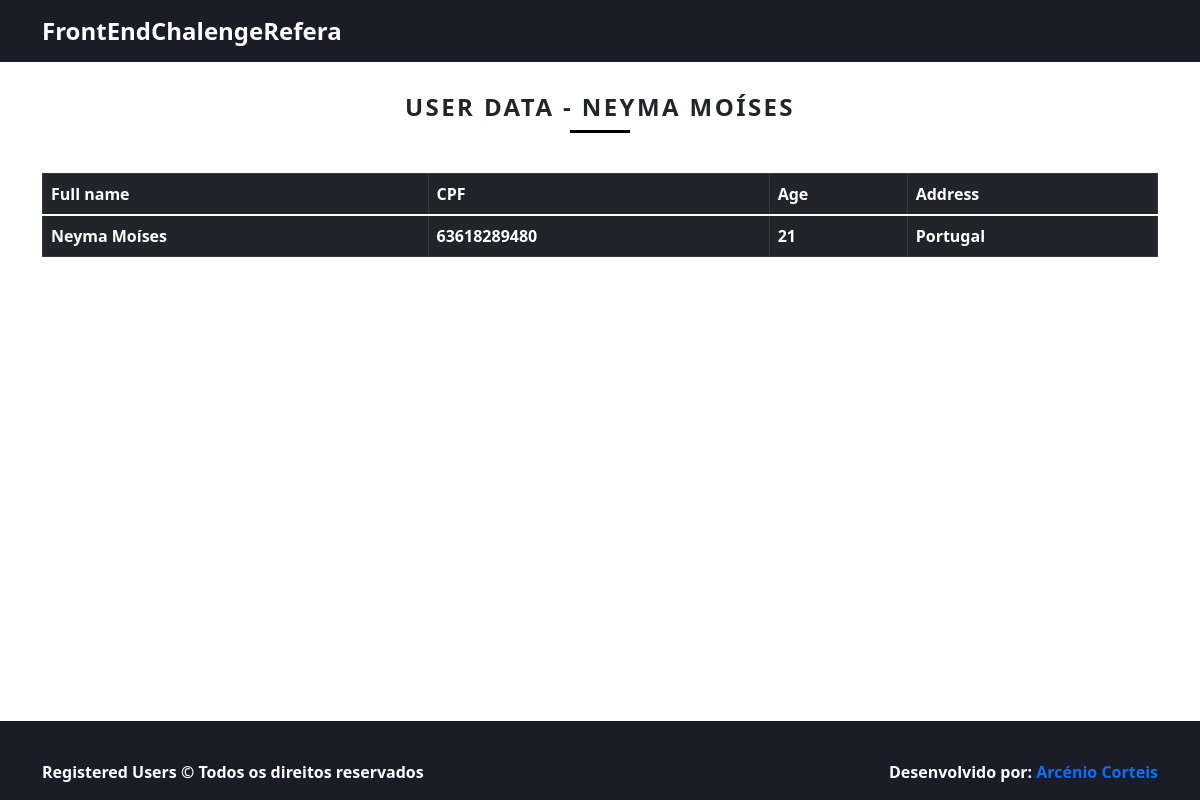
The page /users/2 on the database its author committed.
### userList/models.py (models this page shows, shortened)
class FullUser(models.Model):
    fullName = models.CharField(max_length=50)
    cpf = CPFField(masked=True)
    age = models.IntegerField()
    address = CharField(max_length=100)

### userList/views.py (the view)
# urls.py: path('users/<int:id>', views.userView, name='user')
def userView(request, id):
    users = FullUser.objects.filter(id=id)
    context = {
        'users': users,
    }
    return render(request, template_name='home/users.html', context=context, status=200)

### userList/templates/home/users.html (shortened to what this page needs)
{% extends 'base.html' %}
{% block content %}
<div class="container">
    {% for user in users  %}
    <h1 class="subtitulo">User data - {{user.fullName}}</h1>
    {% endfor %}
    <table class="table table-bordered table-dark">
        <thead>
          <tr>
            <th scope="col">Full name</th>
            <th scope="col">CPF</th>
            <th scope="col">Age</th>
            <th scope="col">Address</th>
          </tr>
        </thead>
        <tbody>
            {% for user in users %}
                <tr>
                    <th>{{user.fullName}}</th>
                    <th>{{user.cpf}}</th>
                    <th>{{user.age}}</th>
                    <th>{{user.address}}</th>
                </tr>
            {% endfor %}
        </tbody>
</div>
{% endblock content %}

### userList/static/css/main.css (style rules this page uses)
* { margin:0; padding:0; }
html, body { height:100%; }
.subtitulo { font-weight: bold; font-size: 24px; text-transform: uppercase; text-align: center; line-height: 30px; letter-spacing: .1em; margin-top: 30px; margin-bottom: 40px; }
.subtitulo:after { content: ""; display: block; width: 60px; height: 3px; background: #000; margin: 8px auto; }

### rows shown on the page
FullUser: fullName "NEYMA MOÍSES", fullName "Neyma Moíses", cpf "63618289480", age "21", address "Portugal"
